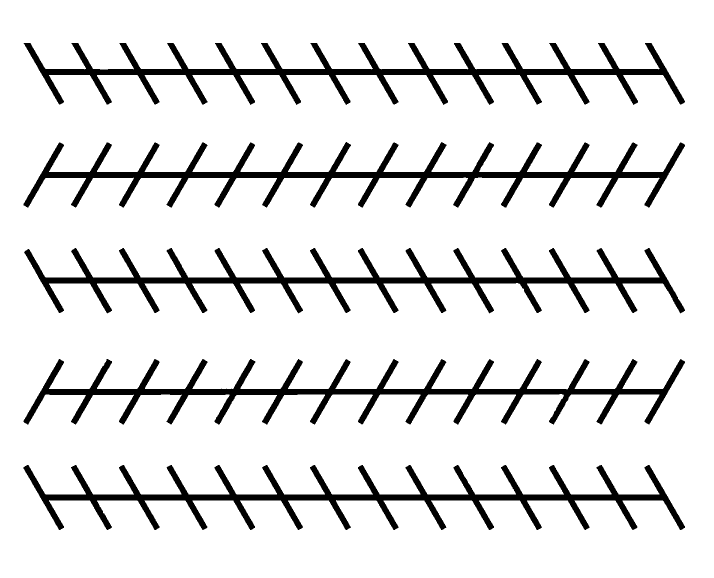
#> input picture imagens/Quest1B/zollner_illusion.png, 1428 x 1156 px, found by its file name (shown at 1/2 size)
$ jupyter execute Quest1B.ipynb
#> lines starting #> are read from the running program, lines starting #| are printed output that depends on the picture; after the words box and inside, x2 and y2 are one past the last pixel; in counts of white or black regions, pixels touching at a corner belong together
[cell 1]
from google.colab import drive
# 1. Configuração do Ambiente
# Monta o Google Drive para permitir o acesso aos arquivos (imagens) hospedados na nuvem.
drive.mount('/content/drive')

import cv2
from google.colab.patches import cv2_imshow
import matplotlib.pyplot as plt
import numpy as np

# -------------------------------------------------------------------------
# ETAPA 1: Carregamento e Visualização Inicial
# -------------------------------------------------------------------------

# 2. Leitura da Imagem
# Carrega a imagem da ilusão de Zollner do caminho especificado.
imagem = cv2.imread('/content/drive/MyDrive/Pesquisa/Visão Computacional/imagens/Quest1B/zollner_illusion.png')
#> imagem is the input picture: shape (1156, 1428, 3); 89% white; 5 black regions, box (x1, y1, x2, y2) and area: (47, 284, 1370, 415) 36616, (47, 930, 1370, 1060) 36520, (48, 496, 1370, 627) 36478, (47, 718, 1370, 849) 36060, (47, 86, 1370, 210) 35568

# 3. Configuração da Plotagem
# Define o tamanho da figura do Matplotlib (12x10 polegadas) para acomodar 4 subplots lado a lado.
plt.figure(figsize=(12, 10))

# 4. Exibição da Imagem Original
# Subplot 1/4: Converte de BGR (padrão OpenCV) para RGB (padrão Matplotlib) para visualização correta.
plt.subplot(2, 2, 1), plt.imshow(cv2.cvtColor(imagem, cv2.COLOR_BGR2RGB)), plt.title('Imagem Original')
plt.xticks([]), plt.yticks([])

# -------------------------------------------------------------------------
# ETAPA 2: Detecção de Bordas (Canny)
# -------------------------------------------------------------------------

# 5. Definição de Parâmetros do Canny
# Threshold1 (50): Bordas abaixo deste valor são descartadas.
# Threshold2 (200): Bordas acima deste valor são consideradas "fortes".
threshold1 = 50
threshold2 = 200

# 6. Conversão para Escala de Cinza
# A detecção de bordas e a Transformada de Hough funcionam melhor (ou exigem) imagens em 1 canal (cinza).
gray_img = cv2.cvtColor(imagem, cv2.COLOR_BGR2GRAY)

# 7. Execução do Detector de Bordas Canny
# Cria uma imagem binária onde pixels brancos representam as bordas detectadas.
arestas = cv2.Canny(gray_img, threshold1, threshold2)
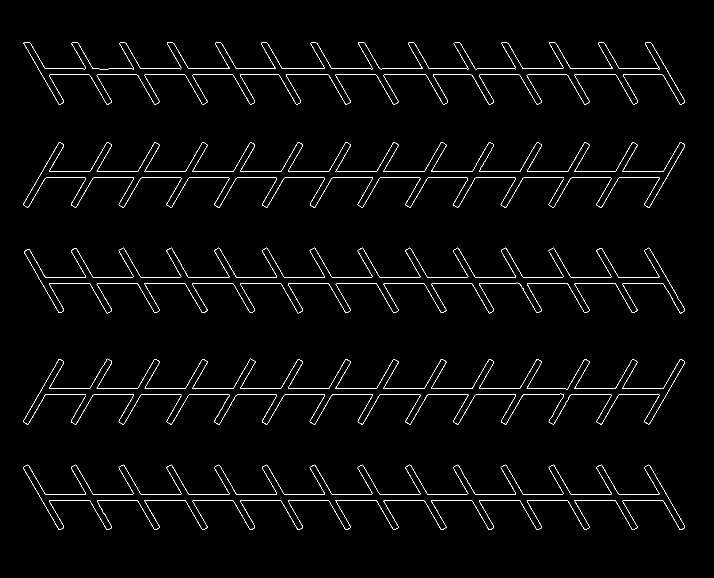
#> arestas: shape (1156, 1428) (shown at 1/2 size); 1.8% white in thin lines or dots, all inside (x1, y1, x2, y2) = (46, 85, 1370, 1060)

# 8. Visualização das Bordas
# Subplot 2/4: Exibe o mapa de arestas resultante.
plt.subplot(2, 2, 2), plt.imshow(arestas, cmap='gray'), plt.title(' Detecção de Bordas (Canny)')
plt.xticks([]), plt.yticks([])


# -------------------------------------------------------------------------
# ETAPA 3: Detecção de Linhas (Transformada de Hough)
# -------------------------------------------------------------------------

# 9. Configuração para Hough
# Cria uma cópia da imagem original para desenhar as linhas detectadas sem alterar a original.
img_resultado = imagem.copy()

# 10. Execução da Transformada de Hough Padrão
# Detecta linhas retas na imagem de arestas.
# rho=1: Precisão de 1 pixel na distância.
# theta=np.pi/180: Precisão de 1 grau no ângulo.
# threshold=180: A linha precisa de pelo menos 180 votos (pontos alinhados) para ser aceita.
linhas = cv2.HoughLines(
  arestas,
  rho=1,
  theta=np.pi/180,
  threshold=180
)
#> linhas = 15 rows, first 8: [343, 1.57], [988, 1.57], [554, 1.57], [777, 1.57], [149, 1.57], [1000, 1.57], [566, 1.57], [137, 1.57]

# 11. Processamento e Desenho das Linhas (Todas as detectadas)
if linhas is not None:
  for linha in linhas:
    # Obtém as coordenadas polares (rho = distância da origem, theta = ângulo da normal).
    rho, theta = linha[0]

    # Converte coordenadas Polares para Cartesianas para poder desenhar na tela.
    a = np.cos(theta)
    b = np.sin(theta)
    x0 = a * rho
    y0 = b * rho

    # Extrapola os pontos (x1, y1) e (x2, y2) multiplicando por 1500 para garantir
    # que a linha atravesse toda a imagem, independentemente de onde foi detectada.
    x1 = int(x0 + 1500 * (-b))
    y1 = int(y0 + 1500 * (a))
    x2 = int(x0 - 1500 * (-b))
    y2 = int(y0 - 1500 * (a))

    # Desenha a linha verde na imagem cópia.
    cv2.line(img_resultado, (x1, y1), (x2, y2), (0, 255, 0), 2)
#> this loop made 15 passes
#> (rho, theta, a, b, x0, y0, x1, y1) on passes 1 to 12: (343, 1.57, -4.37e-08, 1, -1.5e-05, 343, -1500, 342), (988, 1.57, -4.37e-08, 1, -4.32e-05, 988, -1500, 987), (554, 1.57, -4.37e-08, 1, -2.42e-05, 554, -1500, 553), (777, 1.57, -4.37e-08, 1, -3.4e-05, 777, -1500, 776), (149, 1.57, -4.37e-08, 1, -6.51e-06, 149, -1500, 148), (1000, 1.57, -4.37e-08, 1, -4.37e-05, 1000, -1500, 999), (566, 1.57, -4.37e-08, 1, -2.47e-05, 566, -1500, 565), (137, 1.57, -4.37e-08, 1, -5.99e-06, 137, -1500, 136), (355, 1.57, -4.37e-08, 1, -1.55e-05, 355, -1500, 354), (788, 1.57, -4.37e-08, 1, -3.44e-05, 788, -1500, 787), (-246, 2.62, -0.866, 0.5, 213, -123, -536, -1422), (-577, 2.62, -0.866, 0.5, 499.7, -288.5, -250, -1587)
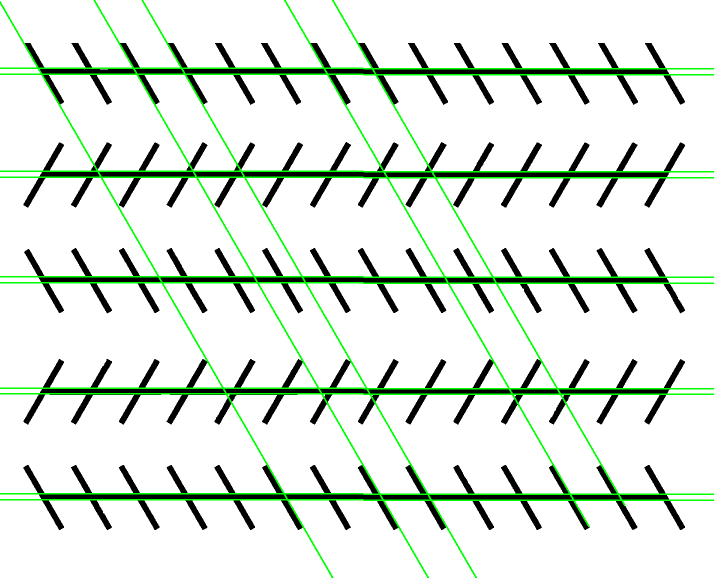
#> img_resultado: shape (1156, 1428, 3) (shown at 1/2 size); 3.86% of pixels changed, all inside (x1, y1, x2, y2) = (0, 0, 1428, 1156)
else:
    print("Nenhuma linha detectada na etapa inicial.")

# 12. Visualização das Linhas Brutas
# Subplot 3/4: Mostra todas as linhas que o algoritmo encontrou (verticais, diagonais e horizontais).
plt.subplot(2, 2, 3), plt.imshow(cv2.cvtColor(img_resultado, cv2.COLOR_BGR2RGB)), plt.title('Detecção de Linhas (Transformada de Hough)')
plt.xticks([]), plt.yticks([])

# -------------------------------------------------------------------------
# ETAPA 4: Filtragem (Isolando Linhas Horizontais)
# -------------------------------------------------------------------------

img_filtered_draw = imagem.copy()
horizontal_lines=[]

# 13. Iteração e Filtragem Geométrica
# Percorre novamente as linhas detectadas pelo Hough.
for rho,theta in linhas[:, 0]:
    a = np.cos(theta)
    b = np.sin(theta)
    x0 = a * rho
    y0 = b * rho
    x1 = int(x0 + 1500 * (-b))
    y1 = int(y0 + 1500 * (a))
    x2 = int(x0 - 1500 * (-b))
    y2 = int(y0 - 1500 * (a))

    # Critério de Filtragem: Apenas linhas Horizontais.
    # Se a diferença absoluta entre Y1 e Y2 for menor que 10 pixels, a linha é praticamente reta na horizontal.
    if abs(y1 - y2) < 5:
        horizontal_lines.append((x1, y1, x2, y2))
        cv2.line(img_filtered_draw, (x1, y1), (x2, y2), (0, 255, 0), 2)
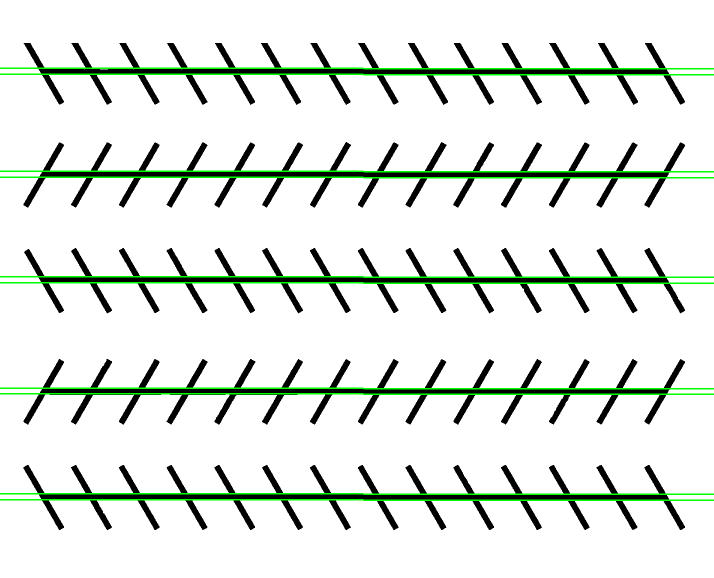
#> img_filtered_draw: shape (1156, 1428, 3) (shown at 1/2 size); 2.6% of pixels changed, all inside (x1, y1, x2, y2) = (0, 135, 1428, 1002)
#> after the loop, horizontal_lines = [(-1500, 342, 1499, 343), (-1500, 987, 1499, 988), (-1500, 553, 1499, 554), (-1500, 776, 1499, 777), (-1500, 148, 1499, 149), (-1500, 999, 1499, 1000), (-1500, 565, 1499, 566), (-1500, 136, 1499, 137), (-1500, 354, 1499, 355), (-1500, 787, 1499, 788)]

# 14. Visualização Final (Linhas Filtradas)
# Subplot 4/4: Exibe apenas as linhas horizontais longas detectadas.
plt.subplot(2, 2, 4), plt.imshow(cv2.cvtColor(img_filtered_draw, cv2.COLOR_BGR2RGB)), plt.title('Filtragem (Isolando Linhas Horizontais)')
plt.xticks([]), plt.yticks([])

# Exibe o gráfico completo.
plt.tight_layout()
plt.show()
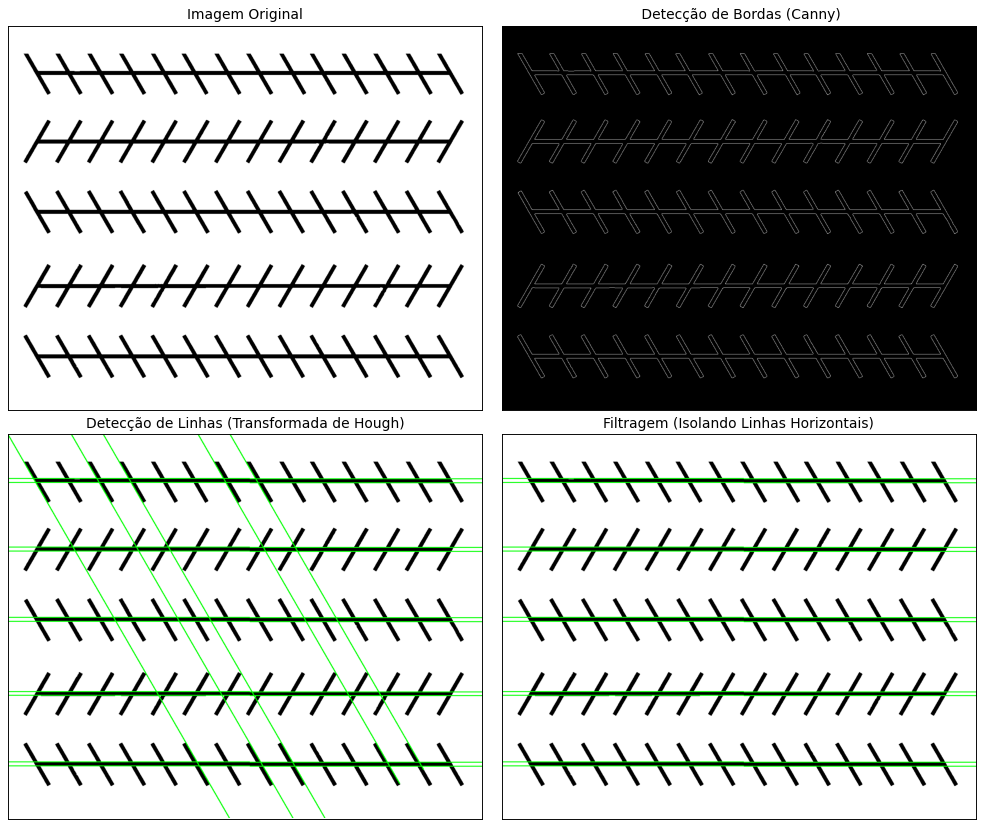
#> figure drawn by matplotlib, 4 panels

# -------------------------------------------------------------------------
# ETAPA 5: Análise Matemática (Prova da Ilusão)
# -------------------------------------------------------------------------

# 15. Cálculo das Inclinações (Slopes)
# Calcula o coeficiente angular (m) de cada linha horizontal filtrada: m = (y2-y1)/(x2-x1).
slopes = []
for x1, y1, x2, y2 in horizontal_lines:
    delta_x = x2 - x1
    if delta_x == 0: # Proteção contra divisão por zero (linhas perfeitamente verticais).
        m = (y2 - y1) / delta_x # Note: Isso geraria erro em Python puro, mas o código original mantém assim.
    else:
        m = (y2 - y1) / delta_x
    slopes.append(m)
#> this loop made 10 passes
#> (y1, y2) on passes 1 to 10: (342, 343), (987, 988), (553, 554), (776, 777), (148, 149), (999, 1000), (565, 566), (136, 137), (354, 355), (787, 788)
#> after the loop, slopes = [0.000333, 0.000333, 0.000333, 0.000333, 0.000333, 0.000333, 0.000333, 0.000333, 0.000333, 0.000333]

# 16. Comparação Par-a-Par
# Compara o ângulo entre CADA par de linhas horizontais detectadas para ver se são paralelas.
total_angle = 0.0
pair_count = 0

for i in range(len(slopes)):
    for j in range(i + 1, len(slopes)):
        m1 = slopes[i]
        m2 = slopes[j]

        # 17. Fórmula do Ângulo entre Retas
        # tan(theta) = |(m2 - m1) / (1 + m1 * m2)|
        numerator = m2 - m1
        denominator = 1 + m1 * m2

        if denominator == 0:
            # Caso especial: linhas perpendiculares (90 graus).
            angle_rad = np.pi / 2
        else:
            tan_theta = abs(numerator / denominator)
            angle_rad = np.arctan(tan_theta)

        total_angle += angle_rad
        pair_count += 1
#> this loop made 10 passes
#> after the loop, pair_count = 45; total_angle = 0

# 18. Resultado Final
# Calcula a média dos ângulos. Se as linhas forem paralelas, a média deve ser muito próxima de 0.
if pair_count > 0:
    average_angle_rad = total_angle / pair_count
#> average_angle_rad = 0
    average_angle_deg = np.degrees(average_angle_rad)
#> average_angle_deg = 0
else:
    average_angle_deg = 0.0

print(f'Ângulo médio agudo entre os pares de linhas: {average_angle_deg:.2f} graus')
#| Ângulo médio agudo entre os pares de linhas: 0.00 graus
